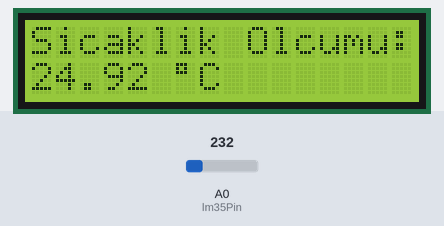
Bench run of a sketch on a simulated Arduino Uno, built with avr-gcc and run on an emulated ATmega328P. On the bench: 16×2 character LCD. Inputs (shaded band) come from the test bench; at power-on: A0 (lm35Pin) = 232.

Above: at 1.2 s.
1.3 s: A0 (lm35Pin) set to 250
At 1.9 s:
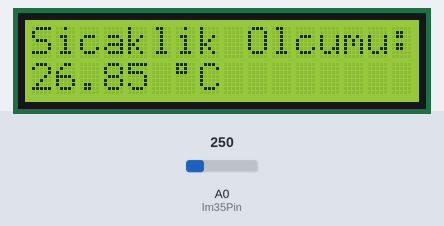
2.8 s: A0 (lm35Pin) set to 266
At 3.9 s:
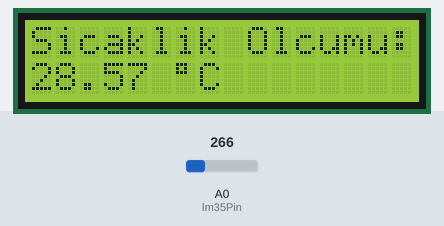
4.3 s: A0 (lm35Pin) set to 290
At 4.7 s:
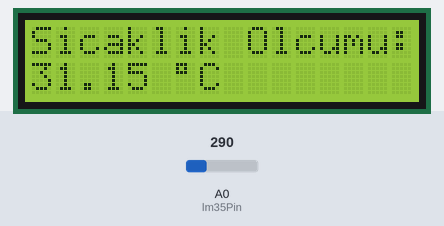
Timing chart, 0 to 7.3 s (numbered marks = the images above; inputs shaded):
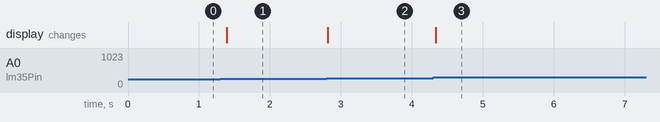

Measured:
- after the input at 1.3 s, the display: changes after 0.09 s (image 1)
- after the input at 2.8 s, the display: changes at once (image 2)
- after the input at 4.3 s, the display: changes at once (image 3)

The sketch:

lm35SicaklikOlcumu.ino
```cpp
#include <LiquidCrystal.h>

int lm35Pin = A0;
//*** lcd(rs, en, d4, d5, d6, d7); ***//
LiquidCrystal lcd(12, 11, 5, 4, 3, 2);

void setup() {
  lcd.begin(16, 2);
  analogReference(INTERNAL);
  lcd.print("Sicaklik Olcumu: ");
}

void loop() {
  int s_Volt = analogRead(lm35Pin);
  float s_C = s_C = s_Volt / 9.31;
  lcd.setCursor(0, 1);
  lcd.print(s_C);
  lcd.setCursor(6, 1);
  lcd.print("\337C");
  delay(100);
}
```
